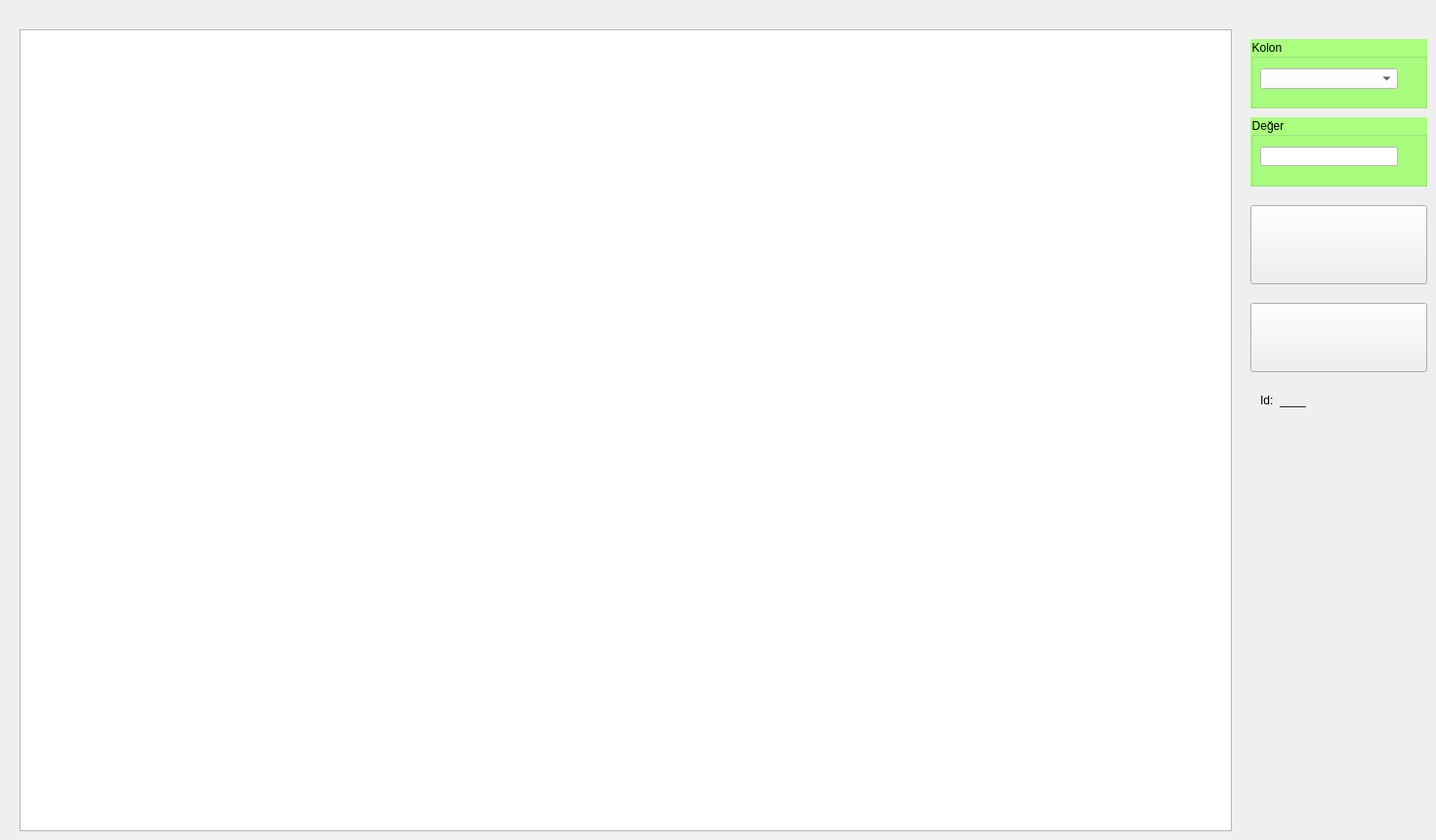
    <widget class="QWidget" name="tab_2">
     <attribute name="icon">
      <iconset resource="a.qrc">
       <normaloff>:/w/match.png</normaloff>:/w/match.png</iconset>
     </attribute>
     <attribute name="title">
      <string>EŞLEŞMELER</string>
     </attribute>
     <widget class="QTableWidget" name="tableWidget">
      <property name="geometry">
       <rect>
        <x>20</x>
        <y>30</y>
        <width>1241</width>
        <height>821</height>
       </rect>
      </property>
      <property name="font">
       <font>
        <pointsize>8</pointsize>
       </font>
      </property>
     </widget>
     <widget class="QPushButton" name="btn_iptal">
      <property name="geometry">
       <rect>
        <x>1280</x>
        <y>310</y>
        <width>181</width>
        <height>71</height>
       </rect>
      </property>
      <property name="toolTip">
       <string>Öncelikle &quot;idd&quot; kolonundan hücre seçiniz, ardından silme işlemini deneyiniz.</string>
      </property>
      <property name="styleSheet">
       <string notr="true"/>
      </property>
      <property name="text">
       <string/>
      </property>
      <property name="icon">
       <iconset resource="a.qrc">
        <normaloff>:/w/minus.png</normaloff>:/w/minus.png</iconset>
      </property>
      <property name="iconSize">
       <size>
        <width>48</width>
        <height>48</height>
       </size>
      </property>
     </widget>
     <widget class="QLabel" name="label_30">
      <property name="geometry">
       <rect>
        <x>1310</x>
        <y>400</y>
        <width>32</width>
        <height>19</height>
       </rect>
      </property>
      <property name="text">
       <string>____</string>
      </property>
     </widget>
     <widget class="QLabel" name="label_31">
      <property name="geometry">
       <rect>
        <x>1290</x>
        <y>400</y>
        <width>17</width>
        <height>19</height>
       </rect>
      </property>
      <property name="text">
       <string>Id:</string>
      </property>
     </widget>
     <widget class="QPushButton" name="btn_eslesme_ara">
      <property name="geometry">
       <rect>
        <x>1280</x>
        <y>210</y>
        <width>181</width>
        <height>81</height>
       </rect>
      </property>
      <property name="text">
       <string/>
      </property>
      <property name="icon">
       <iconset resource="a.qrc">
        <normaloff>:/w/Database-Search.png</normaloff>:/w/Database-Search.png</iconset>
      </property>
      <property name="iconSize">
       <size>
        <width>52</width>
        <height>52</height>
       </size>
      </property>
     </widget>
     <widget class="QGroupBox" name="groupBox_4">
      <property name="geometry">
       <rect>
        <x>1280</x>
        <y>40</y>
        <width>181</width>
        <height>71</height>
       </rect>
      </property>
      <property name="styleSheet">
       <string notr="true">font: 12pt &quot;Calibri&quot;;
background-color: rgb(170, 255, 127);</string>
      </property>
      <property name="title">
       <string>Kolon</string>
      </property>
      <widget class="QComboBox" name="comboBox_3">
       <property name="geometry">
        <rect>
         <x>10</x>
         <y>30</y>
         <width>141</width>
         <height>21</height>
        </rect>
       </property>
       <property name="styleSheet">
        <string notr="true">background-color: rgb(255, 255, 255);
font: 12pt &quot;Calibri&quot;;</string>
       </property>
      </widget>
     </widget>
     <widget class="QGroupBox" name="groupBox_6">
      <property name="geometry">
       <rect>
        <x>1280</x>
        <y>120</y>
        <width>181</width>
        <height>71</height>
       </rect>
      </property>
      <property name="styleSheet">
       <string notr="true">font: 12pt &quot;Calibri&quot;;
background-color: rgb(170, 255, 127);</string>
      </property>
      <property name="title">
       <string>Değer</string>
      </property>
      <widget class="QLineEdit" name="lineEdit_3">
       <property name="geometry">
        <rect>
         <x>10</x>
         <y>30</y>
         <width>141</width>
         <height>20</height>
        </rect>
       </property>
       <property name="styleSheet">
        <string notr="true">background-color: rgb(255, 255, 255);
font: 12pt &quot;Calibri&quot;;</string>
       </property>
      </widget>
     </widget>
    </widget>
